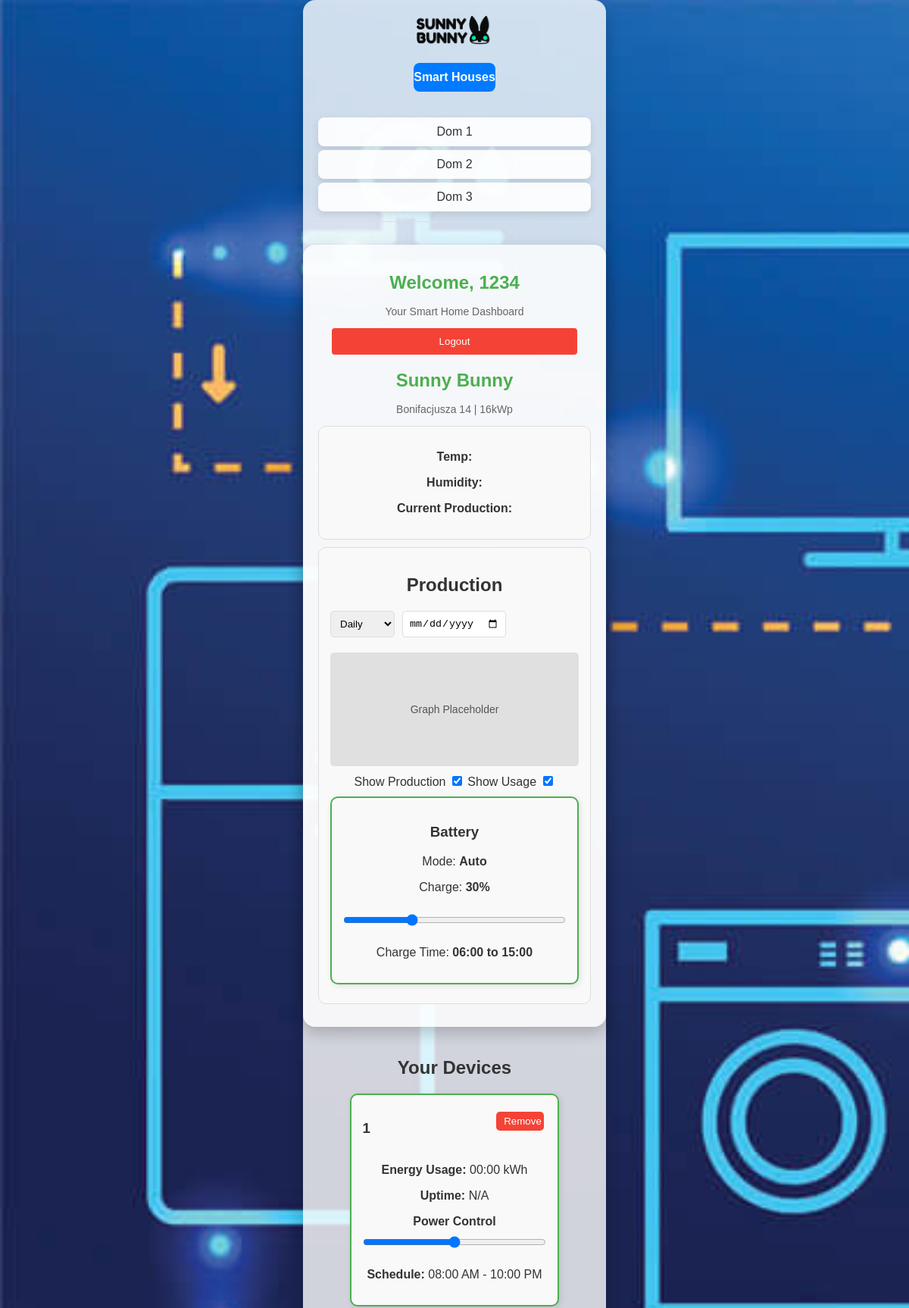
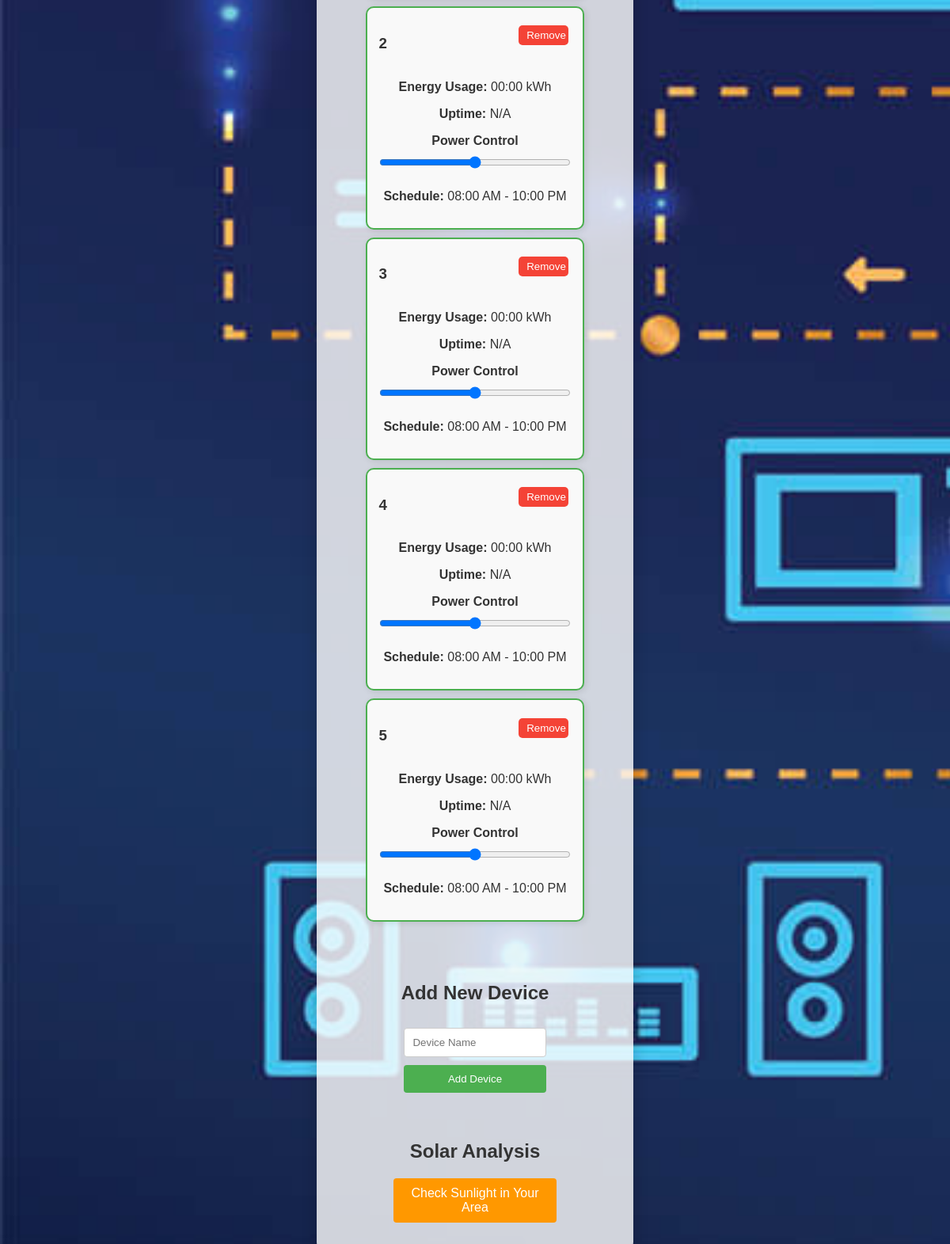
Screenshot of /home/1234 with the database file from the repository (2 pictures, top to bottom).
### tables this page shows
CREATE TABLE devices (
    id INTEGER PRIMARY KEY AUTOINCREMENT,
    username TEXT NOT NULL,
    device_name TEXT NOT NULL
, energy_usage REAL DEFAULT 0, uptime TEXT DEFAULT '00:00');

### main.py (the view)
@app.get("/home/{username}", response_class=HTMLResponse)
async def home(request: Request, username: str):
    try:
        cursor.execute("""
            SELECT device_name, energy_usage, uptime FROM devices WHERE username = ?
        """, (username,))
        devices = cursor.fetchall()
        return templates.TemplateResponse("home.html", {"request": request, "username": username, "devices": devices})
    except Exception as e:
        return templates.TemplateResponse("home.html", {"request": request, "username": username, "devices": []})

### templates/home.html (shortened to what this page needs)
<!DOCTYPE html>
<html>
<head>
    <link rel="stylesheet" href="/static/style.css">
</head>
<body class="home-bg">
    <header class="top-panel">
        <div class="logo-container">
            <img src="/static/images/sunny-bunny-logo-small.png" alt="Sunny Bunny Logo small" class="">
        </div>
        <div class="hauses-button">
            <button id="">Smart Houses</button>
        </div>
        <div id="houses-list" class="dropdown">
            <ul>
                <li id="house-1" onclick="showHouseInfo('house-1')">Dom 1</li>
                <li id="house-2" onclick="showHouseInfo('house-2')">Dom 2</li>
                <li id="house-3" onclick="showHouseInfo('house-3')">Dom 3</li>
            </ul>
        </div>
        <div class="screen">
            <div class="header">
                <h1>Welcome, {{ username }}</h1>
                <p>Your Smart Home Dashboard</p>
                <form method="get" action="/"><button type="submit" class="logout-button">Logout</button></form>
            </div>
            <div id="house-info" class="container">
                <div class="header">
                    <h1>Sunny Bunny</h1>
                    <p>Bonifacjusza 14 | 16kWp</p>
                </div>
                <div class="weather-card">
                    <p><strong>Temp:</strong></p>
                    <p><strong>Humidity:</strong></p>
                    <p><strong>Current Production:</strong></p>
                </div>
                <div class="production-card">
                    <h2>Production</h2>
                    <div class="dropdown-container">
                        <select class="dropdown">
                            <option value="daily">Daily</option>
                        </select>
                        <input type="date" class="dropdown">
                    </div>
                    <div class="graph-placeholder">Graph Placeholder</div>
                    <div class="status-card-container">
                        <span>Show Production</span>
                        <input type="checkbox" checked>
                        <span>Show Usage</span>
                        <input type="checkbox" checked>
                    </div>
                    <div class="device-card">
                        <h3 class="device-title">Battery</h3>
                        <p>Mode: <strong>Auto</strong></p>
                        <p>Charge: <strong>30%</strong></p>
                        <input type="range" class="device-slider" min="0" max="100" value="30">
                        <p>Charge Time: <strong>06:00 to 15:00</strong></p>
                    </div>
                </div>
            </div>
        </div>
        <div class="devices-container">
            <h2>Your Devices</h2>
            <ul>
                {% for device in devices %}
                <div class="device-card">
                    <div class="device-header">
                        <h3>{{ device[0] }}</h3>
                        <form method="post" action="/remove_device" style="display: inline;">
                            <button type="submit" class="remove-button">Remove</button>
                        </form>
                    </div>
                    <div class="device-info">
                        <p><strong>Energy Usage:</strong> {{ device[2] if device[2] else 'N/A' }} kWh</p>
                        <p><strong>Uptime:</strong> {{ device[3] if device[3] else 'N/A' }}</p>
                        <label for="device-{{ loop.index }}-slider"><strong>Power Control</strong></label>
                        <input type="range" id="device-{{ loop.index }}-slider" name="power-level" min="0" max="100"
                            class="device-slider">
                        <p><strong>Schedule:</strong>
                            <span>08:00 AM - 10:00 PM</span>
                        </p>
                    </div>
                </div>
                {% endfor %}
            </ul>
        </div>
        <div class="add-device">
            <h2>Add New Device</h2>
            <form method="post" action="/add_device">
                <input type="text" name="device_name" placeholder="Device Name" required><br>
                <button type="submit">Add Device</button>
            </form>
        </div>
        <div class="solar-analysis">
            <h2>Solar Analysis</h2>
            <form method="get" action="/solar-check">
                <button type="submit" class="special-button">Check Sunlight in Your Area</button>
            </form>
        </div>
</body>
</html>

### static/style.css (style rules this page uses)
body { font-family: 'Arial', sans-serif; margin: 0; padding: 0; color: #333; background-size: cover; background-repeat: no-repeat; display: flex; justify-content: center; align-items: center; min-height: 100vh; }
.screen { width: 360px; padding: 20px; background: rgba(255, 255, 255, 0.8); border-radius: 16px; box-shadow: 0 8px 20px rgba(0, 0, 0, 0.2); text-align: center; }
.header h1 { font-size: 24px; color: #4CAF50; }
.header p { font-size: 14px; color: #666; }
form { margin-bottom: 20px; }
input[type="text"], input[type="password"] { width: 90%; padding: 10px; margin: 10px 0; border: 1px solid #ccc; border-radius: 4px; box-sizing: border-box; }
button { background: #4CAF50; color: white; border: none; padding: 10px 15px; border-radius: 4px; cursor: pointer; width: 90%; }
.logout-button { background: #f44336; }
.devices-container ul { list-style: none; padding: 0; }
.add-device { margin-top: 20px; }
.remove-button { background: #f44336; padding: 5px 10px; }
body.home-bg { background-image: url('/static/home-bg.jpg'); }
.solar-analysis .special-button { background: #ff9800; color: white; padding: 10px 15px; border-radius: 4px; font-size: 16px; }
.device-card { border: 2px solid #4CAF50; border-radius: 10px; padding: 15px; margin: 10px 0; background-color: #f9f9f9; box-shadow: 2px 2px 8px rgba(0, 0, 0, 0.1); }
.device-header { display: flex; justify-content: space-between; align-items: center; }
.device-info { margin-top: 10px; }
.remove-button { background-color: #f44336; color: white; border: none; padding: 5px 10px; border-radius: 5px; cursor: pointer; }
.device-slider { width: 100%; margin: 10px 0; }
.dropdown { padding: 8px; border: 1px solid #ddd; border-radius: 5px; margin-bottom: 10px; }
.dropdown-container { display: flex; gap: 10px; margin-bottom: 10px; }
.graph-placeholder { height: 150px; background-color: #e0e0e0; border-radius: 5px; display: flex; justify-content: center; align-items: center; margin-bottom: 10px; color: #555; font-size: 14px; }
.weather-card, .production-card { margin: 10px 0; padding: 15px; border: 1px solid #ddd; border-radius: 10px; background-color: #f9f9f9; }
.top-panel { width: 360px; padding: 20px; background: rgba(255, 255, 255, 0.8); border-radius: 16px; box-shadow: 0 8px 20px rgba(0, 0, 0, 0.2); text-align: center; display: flex; flex-direction: column; align-items: center; gap: 20px; }
.logo-container img { width: 100px; height: auto; border-radius: 8px; }
.hauses-button button { width: 100%; padding: 10px 0; font-size: 16px; font-weight: bold; color: #fff; background-color: #007BFF; border: none; border-radius: 8px; cursor: pointer; transition: background-color 0.3s ease; }
#houses-list { width: 100%; }
#houses-list ul { list-style-type: none; padding: 0; margin: 0; }
#houses-list li { background: rgba(255, 255, 255, 0.9); padding: 10px; margin: 5px 0; border-radius: 8px; box-shadow: 0 4px 10px rgba(0, 0, 0, 0.1); text-align: center; cursor: pointer; transition: background-color 0.3s ease; }

### rows the page displays
devices: device_name "1", uptime "00:00", device "N/A"
devices: device_name "2", uptime "00:00", device "N/A"
devices: device_name "3", uptime "00:00", device "N/A"
devices: device_name "4", uptime "00:00", device "N/A"
devices: device_name "5", uptime "00:00", device "N/A"

### other values shown
{{ username }} "1234"
